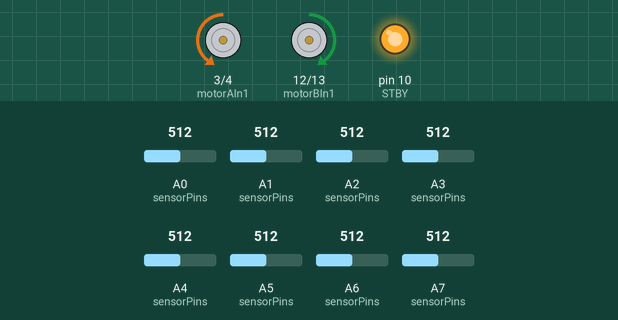
Recording of a sketch running on a simulated Arduino Nano, built with avr-gcc and run on an emulated ATmega328P. Parts: motor-driver pin pairs drawn as motors (green arrow = first pin HIGH = forward, orange = second pin HIGH = backward, longer = more drive, scaled by the enable pin, stopped while the standby pin is LOW), output pins drawn as LEDs (lit = HIGH). Inputs (shaded band) come from the test bench; at power-on: A0 (sensorPins) = 512, A1 (sensorPins) = 512, A6 (sensorPins) = 512, A4 (sensorPins) = 512, A5 (sensorPins) = 512, A2 (sensorPins) = 512, A3 (sensorPins) = 512, A7 (sensorPins) = 512. What the sketch prints to the serial monitor is not drawn.

Above: at 8.2 s.
8.3 s: A0 (sensorPins) set to 704
9.8 s: A0 (sensorPins) set to 735
At 10.9 s:
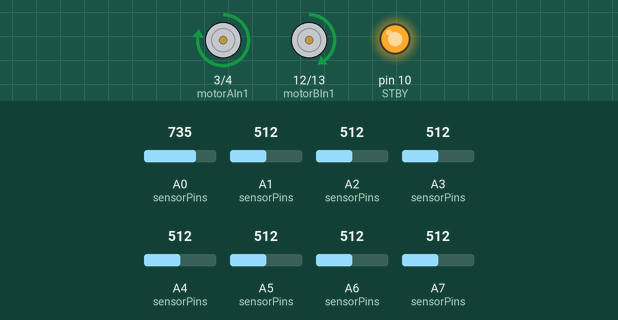
11.3 s: A1 (sensorPins) set to 710
At 12.0 s:
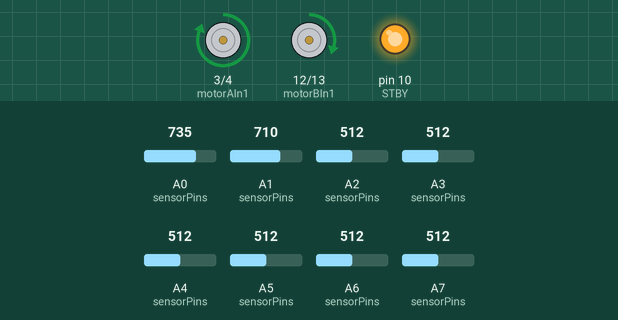
12.8 s: A6 (sensorPins) set to 710
At 13.2 s:
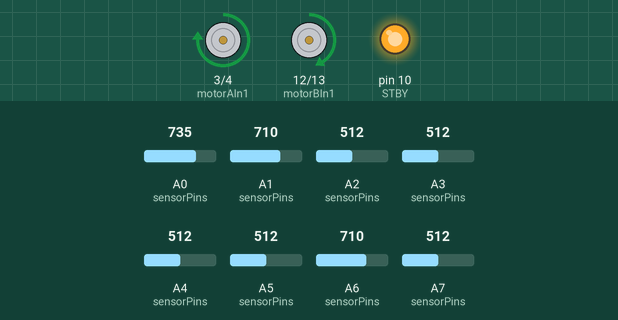
14.3 s: A4 (sensorPins) set to 710
At 15.5 s:
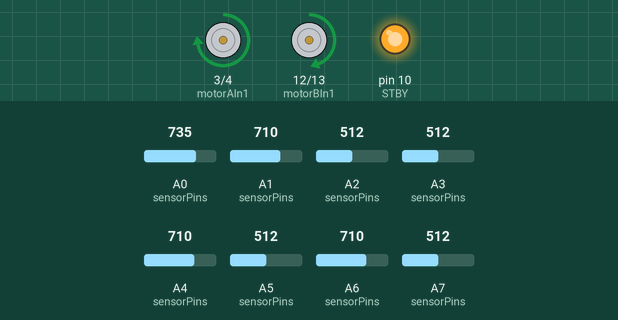
15.8 s: A5 (sensorPins) set to 710
At 16.6 s:
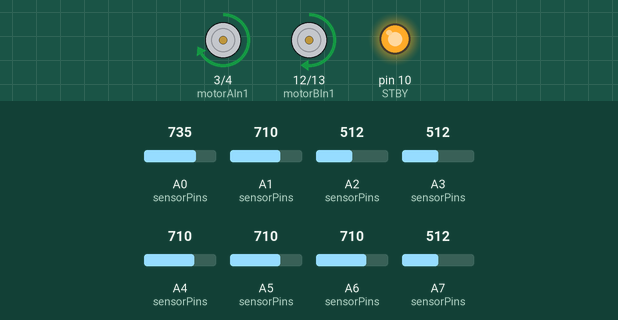
Timing chart, 0 to 18.3 s (numbered marks = the images above; inputs shaded):
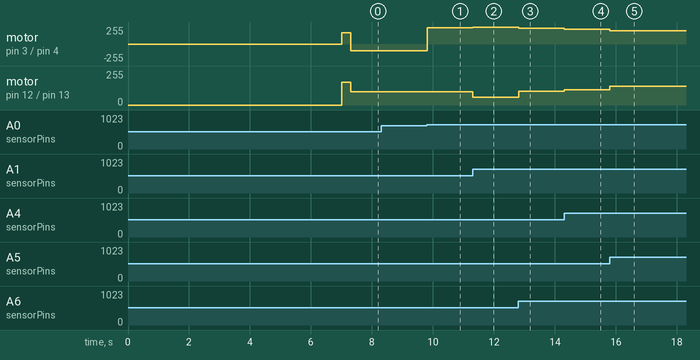

Measured:
- the behaviour switches between 717 and 718 on A0 (sensorPins) (found by bisection; images 0 and 1)
- after the input at 8.3 s, every drawn part: stays the same
- after the input at 9.8 s, motor on pin 3 (motorAIn1) / pin 4 (motorAIn2): backward 100/255 → forward 241/255 at once; motor on pin 12 (motorBIn1) / pin 13 (motorBIn2): forward 100/255 → forward 99/255 at once
- after the input at 11.3 s, motor on pin 3 (motorAIn1) / pin 4 (motorAIn2): forward 241/255 → forward 255/255 at once; motor on pin 12 (motorBIn1) / pin 13 (motorBIn2): forward 99/255 → forward 59/255 at once
- after the input at 12.8 s, motor on pin 3 (motorAIn1) / pin 4 (motorAIn2): forward 255/255 → forward 235/255 at once; motor on pin 12 (motorBIn1) / pin 13 (motorBIn2): forward 59/255 → forward 105/255 at once
- after the input at 14.3 s, motor on pin 3 (motorAIn1) / pin 4 (motorAIn2): forward 235/255 → forward 224/255 at once; motor on pin 12 (motorBIn1) / pin 13 (motorBIn2): forward 105/255 → forward 116/255 at once
- after the input at 15.8 s, motor on pin 3 (motorAIn1) / pin 4 (motorAIn2): forward 224/255 → forward 200/255 at once; motor on pin 12 (motorBIn1) / pin 13 (motorBIn2): forward 116/255 → forward 140/255 at once

The sketch:

SYSTEMATICstraightandrightangleline.ino
```cpp
#include <QTRSensors.h>

// ---------------------
// QTR-8A Sensor Setup
// ---------------------
#define NUM_SENSORS 8
uint8_t sensorPins[NUM_SENSORS] = { A0, A1, A2, A3, A4, A5, A6, A7 };
QTRSensors qtrrc;
unsigned int sensorValues[NUM_SENSORS];

// ---------------------
// Motor Driver Pins (TB6612FNG)
// ---------------------
const int STBY      = 10;
const int motorAPWM = 5;
const int motorAIn1 = 3;
const int motorAIn2 = 4;
const int motorBPWM = 11;
const int motorBIn1 = 12;
const int motorBIn2 = 13;

// ---------------------
// PID Controller Params
// ---------------------
float Kd           = 1.0;
float effectiveKp  = 0.395;
float Ki           = 0.00;
long  lastError    = 0;
long  integral     = 0;
long  setpoint     = ((NUM_SENSORS - 1) * 1000) / 2;

// ---------------------
// Speed Settings
// ---------------------
int defaultSpeed       = 170;
const int pivotBaseSpeed = 120;   // speed when doing in-place pivot
const int searchSpeed    = 100;   // speed when line is lost and searching

// ---------------------
// Tuning & Thresholds
// ---------------------
const int pivotThreshold       = 1500;  // if |error| > this, do in-place pivot
const int deadbandThreshold    = 20;    // treat very small errors as zero
const unsigned long dashDuration = 300; // ms threshold for treating as dashed-line

// ---------------------
// Lost-line timing
// ---------------------
unsigned long lostLineStart = 0;

// ---------------------
// Setup
// ---------------------
void setup() {
  Serial.begin(115200);

  pinMode(STBY,      OUTPUT);
  pinMode(motorAPWM, OUTPUT);
  pinMode(motorAIn1, OUTPUT);
  pinMode(motorAIn2, OUTPUT);
  pinMode(motorBPWM, OUTPUT);
  pinMode(motorBIn1, OUTPUT);
  pinMode(motorBIn2, OUTPUT);
  digitalWrite(STBY, HIGH);

  qtrrc.setTypeAnalog();
  qtrrc.setSensorPins(sensorPins, NUM_SENSORS);

  Serial.println("Calibrating sensors...");
  for (uint16_t i = 0; i < 200; i++) {
    qtrrc.calibrate();
    delay(10);
  }
  Serial.println("Calibration complete.");
}

// ---------------------
// Motor Helper
// ---------------------
void setMotor(int pwmPin, int in1, int in2, int speed) {
  if (speed > 0) {
    digitalWrite(in1, HIGH);
    digitalWrite(in2, LOW);
    analogWrite(pwmPin, speed);
  } else if (speed < 0) {
    digitalWrite(in1, LOW);
    digitalWrite(in2, HIGH);
    analogWrite(pwmPin, -speed);
  } else {
    digitalWrite(in1, LOW);
    digitalWrite(in2, LOW);
    analogWrite(pwmPin, 0);
  }
}

// ---------------------
// Main Loop
// ---------------------
void loop() {
  // 1) Read sensors
  unsigned int position = qtrrc.readLineBlack(sensorValues);

  // 2) Detect line presence
  bool lineDetected = false;
  for (int i = 0; i < NUM_SENSORS; i++) {
    if (sensorValues[i] > 700) {
      lineDetected = true;
      break;
    }
  }

  // 3) Track lost-line start time
  if (!lineDetected) {
    if (lostLineStart == 0) {
      lostLineStart = millis();
    }
  } else {
    lostLineStart = 0;
  }
  unsigned long lostDuration = (lostLineStart == 0) ? 0 : (millis() - lostLineStart);

  // 4) Compute error (reuse lastError if lost)
  long error = lineDetected ? (setpoint - position) : lastError;
  if (abs(error) < deadbandThreshold) {
    error = 0;
  }

  int leftMotorSpeed  = 0;
  int rightMotorSpeed = 0;

  // 5a) Pivot in-place on very sharp turns
  if (abs(error) > pivotThreshold) {
    int dir = (error > 0) ? +1 : -1;
    leftMotorSpeed  =  pivotBaseSpeed * dir;
    rightMotorSpeed = -pivotBaseSpeed * dir;

  // 5b) Brief loss (dashed-line): go straight through
  } else if (!lineDetected && lostDuration < dashDuration) {
    leftMotorSpeed  = defaultSpeed;
    rightMotorSpeed = defaultSpeed;

  // 5c) Full search after gap too long
  } else if (!lineDetected) {
    int dir = (error > 0) ? +1 : -1;
    leftMotorSpeed  =  searchSpeed * dir;
    rightMotorSpeed = -searchSpeed * dir;

  // 5d) Normal follow with PID
  } else {
    integral += error;
    integral  = constrain(integral, -10000, 10000);
    long derivative = error - lastError;
    lastError = error;

    long correction = effectiveKp * error + Ki * integral + Kd * derivative;

    leftMotorSpeed  = constrain(defaultSpeed + correction, -255, 255);
    rightMotorSpeed = constrain(defaultSpeed - correction, -255, 255);
  }

  // 6) Drive motors
  setMotor(motorAPWM, motorAIn1, motorAIn2, leftMotorSpeed);
  setMotor(motorBPWM, motorBIn1, motorBIn2, rightMotorSpeed);
}
```
